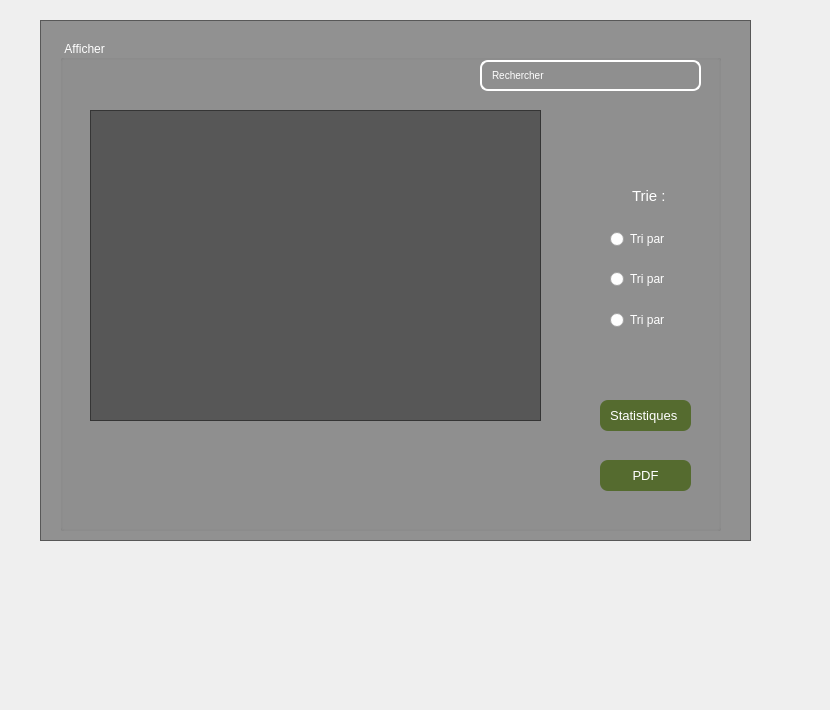
     <widget class="QWidget" name="tab_15">
      <attribute name="title">
       <string>Afficher la liste des fournisseurs</string>
      </attribute>
      <widget class="QFrame" name="frame_24">
       <property name="geometry">
        <rect>
         <x>40</x>
         <y>20</y>
         <width>711</width>
         <height>521</height>
        </rect>
       </property>
       <property name="styleSheet">
        <string notr="true">QFrame
{background : black;
background:rgba(0,0,0,100);}</string>
       </property>
       <property name="frameShape">
        <enum>QFrame::StyledPanel</enum>
       </property>
       <property name="frameShadow">
        <enum>QFrame::Raised</enum>
       </property>
       <widget class="QGroupBox" name="groupBox_21">
        <property name="geometry">
         <rect>
          <x>20</x>
          <y>20</y>
          <width>661</width>
          <height>491</height>
         </rect>
        </property>
        <property name="styleSheet">
         <string notr="true">QGroupBox{color:white;}</string>
        </property>
        <property name="title">
         <string> Afficher </string>
        </property>
        <widget class="QLineEdit" name="lineEdit_172">
         <property name="geometry">
          <rect>
           <x>420</x>
           <y>20</y>
           <width>221</width>
           <height>31</height>
          </rect>
         </property>
         <property name="styleSheet">
          <string notr="true">QLineEdit
 { background-color: transparent;
  color: #F5F5DC
;
  border: 1.5px solid white; 
border-radius: 8px;
}</string>
         </property>
         <property name="text">
          <string/>
         </property>
        </widget>
        <widget class="QLineEdit" name="lineEdit_173">
         <property name="geometry">
          <rect>
           <x>430</x>
           <y>20</y>
           <width>111</width>
           <height>31</height>
          </rect>
         </property>
         <property name="cursor">
          <cursorShape>ArrowCursor</cursorShape>
         </property>
         <property name="styleSheet">
          <string notr="true">QLineEdit {background:transparent;
border:none;
color:white;
font-size: 10px;
}</string>
         </property>
         <property name="text">
          <string>Rechercher </string>
         </property>
        </widget>
        <widget class="QRadioButton" name="radioButton_7">
         <property name="geometry">
          <rect>
           <x>550</x>
           <y>190</y>
           <width>83</width>
           <height>18</height>
          </rect>
         </property>
         <property name="styleSheet">
          <string notr="true">QRadioButton {color:rgb(255, 255, 255);}</string>
         </property>
         <property name="text">
          <string>Tri par</string>
         </property>
        </widget>
        <widget class="QRadioButton" name="radioButton_8">
         <property name="geometry">
          <rect>
           <x>550</x>
           <y>230</y>
           <width>83</width>
           <height>18</height>
          </rect>
         </property>
         <property name="styleSheet">
          <string notr="true">QRadioButton {color:rgb(255, 255, 255);}</string>
         </property>
         <property name="text">
          <string>Tri par</string>
         </property>
        </widget>
        <widget class="QRadioButton" name="radioButton_9">
         <property name="geometry">
          <rect>
           <x>550</x>
           <y>270</y>
           <width>91</width>
           <height>20</height>
          </rect>
         </property>
         <property name="styleSheet">
          <string notr="true">QRadioButton {color:rgb(255, 255, 255);}</string>
         </property>
         <property name="text">
          <string>Tri par</string>
         </property>
        </widget>
        <widget class="QLineEdit" name="lineEdit_174">
         <property name="geometry">
          <rect>
           <x>570</x>
           <y>140</y>
           <width>111</width>
           <height>31</height>
          </rect>
         </property>
         <property name="cursor">
          <cursorShape>ArrowCursor</cursorShape>
         </property>
         <property name="styleSheet">
          <string notr="true">QLineEdit {background:transparent;
border:none;
color:white;
font-size: 15px;
}</string>
         </property>
         <property name="text">
          <string>Trie :</string>
         </property>
        </widget>
        <widget class="QPushButton" name="pushButton_5">
         <property name="geometry">
          <rect>
           <x>540</x>
           <y>360</y>
           <width>91</width>
           <height>31</height>
          </rect>
         </property>
         <property name="styleSheet">
          <string notr="true">QPushButton{border-radius: 8px;
background :#556B2F
;
color: white;
font-size:13px;
}</string>
         </property>
         <property name="text">
          <string>Statistiques </string>
         </property>
        </widget>
        <widget class="QPushButton" name="pushButton_6">
         <property name="geometry">
          <rect>
           <x>540</x>
           <y>420</y>
           <width>91</width>
           <height>31</height>
          </rect>
         </property>
         <property name="styleSheet">
          <string notr="true">QPushButton{border-radius: 8px;
background :#556B2F
;
color: white;
font-size:13px;
}</string>
         </property>
         <property name="text">
          <string>PDF</string>
         </property>
        </widget>
        <widget class="QTableView" name="tableView_2">
         <property name="geometry">
          <rect>
           <x>30</x>
           <y>70</y>
           <width>451</width>
           <height>311</height>
          </rect>
         </property>
        </widget>
       </widget>
      </widget>
      <widget class="QLabel" name="label_13">
       <property name="geometry">
        <rect>
         <x>800</x>
         <y>60</y>
         <width>21</width>
         <height>641</height>
        </rect>
       </property>
       <property name="text">
        <string/>
       </property>
       <property name="pixmap">
        <pixmap>../../Downloads/djjjj.jpg</pixmap>
       </property>
      </widget>
     </widget>
